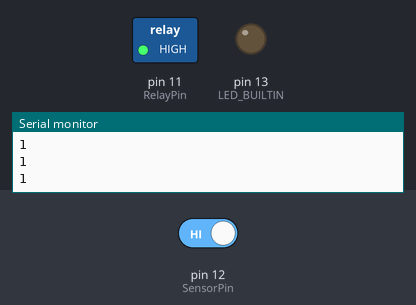
Simulated run of this sketch. Board: Arduino Uno, built with avr-gcc and run on an emulated ATmega328P. Shown: switched loads named in the sketch (green lamp = pin HIGH), output pins drawn as LEDs (lit = HIGH), the last lines printed to the serial monitor. The inputs (shaded band) are chosen by the test bench; at power-on: pin 12 (SensorPin) HIGH.

Above: at 2.8 s.
2.9 s: pin 12 (SensorPin) driven LOW
At 4.2 s:
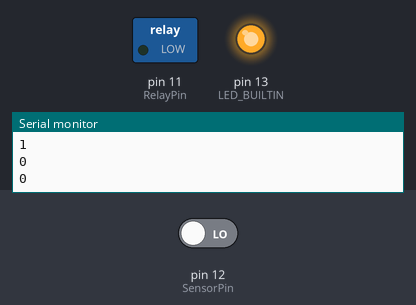
4.5 s: pin 12 (SensorPin) driven HIGH
At 5.8 s:
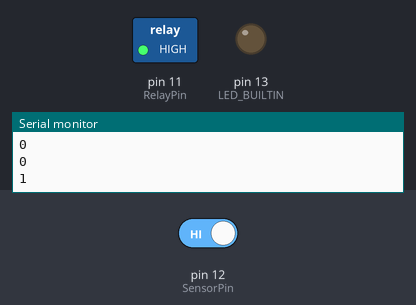
Timing chart, 0 to 7.5 s (numbered marks = the images above; inputs shaded):
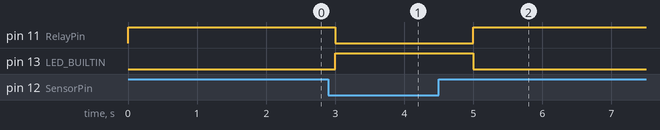

Measured:
- after the input at 2.9 s, pin 11 (RelayPin): HIGH → LOW after 0.10 s; pin 13 (LED_BUILTIN): LOW → HIGH after 0.10 s
- after the input at 4.5 s, pin 11 (RelayPin): LOW → HIGH after 0.50 s; pin 13 (LED_BUILTIN): HIGH → LOW after 0.50 s

The sketch:

WaterTankController.ino
```cpp
const int SensorPin = 12;
const int RelayPin = 11;

void setup()
{
  // initialize serial communication:
  Serial.begin(9600);

  // initialize digital pin LED_BUILTIN as an output.
  pinMode(LED_BUILTIN, OUTPUT);
  pinMode(SensorPin, INPUT);
  pinMode(RelayPin, OUTPUT);
}

void loop()
{
  int val;

  val = digitalRead(SensorPin);

  Serial.print(val);
  Serial.println();

  if(val == 0)
  {
    digitalWrite(LED_BUILTIN, HIGH);   // turn the LED on (HIGH is the voltage level)
    digitalWrite(RelayPin, LOW);

  }
  else
  {
    digitalWrite(LED_BUILTIN, LOW);
    digitalWrite(RelayPin, HIGH);
  }

  delay(1000);
}
```
